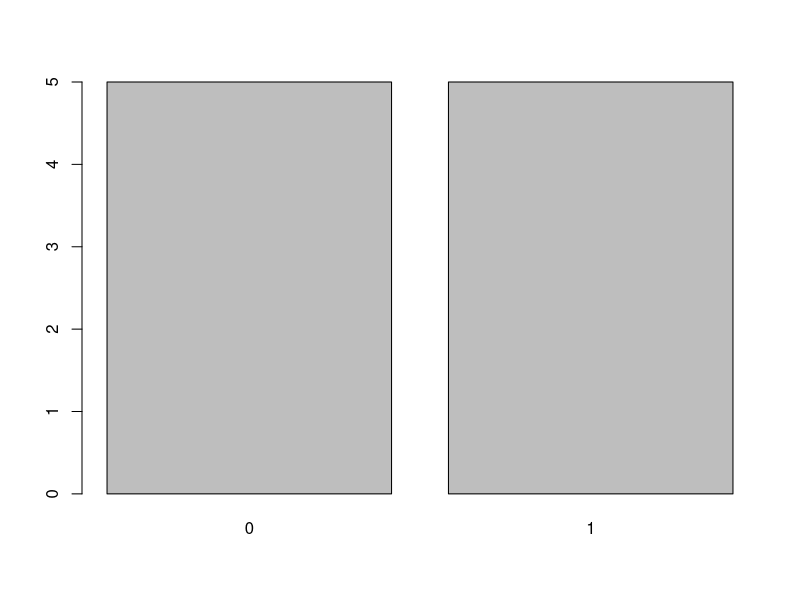
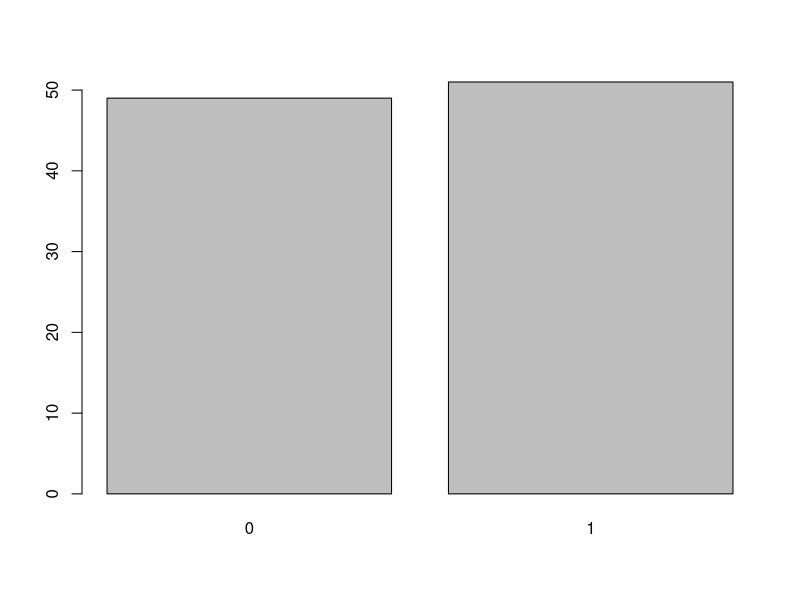
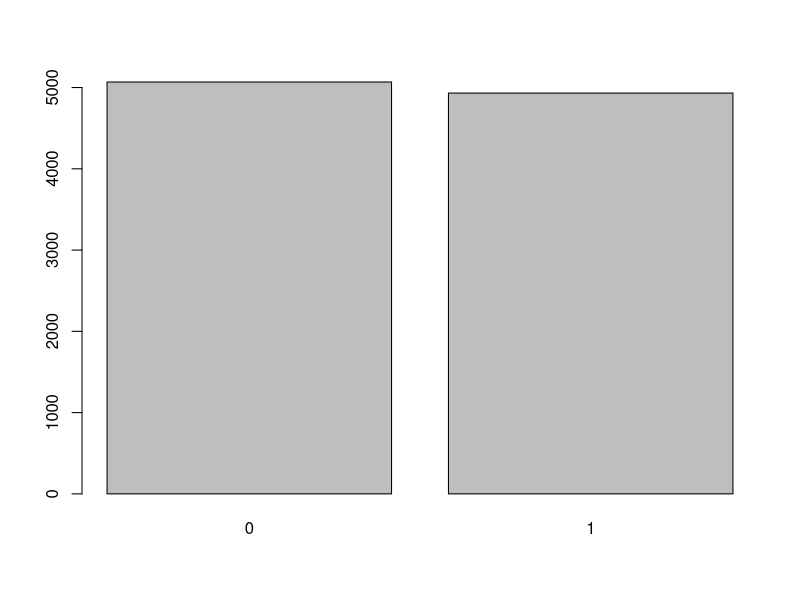

Write R code to recreate these figures, in order.
## ---- chunk 1
knitr::opts_chunk$set(echo = TRUE)
## ---- chunk 2
# number of random experiments
n <- 10
# sample space for tossing a coin, 0--Tail, 1--Head
x <- c(0,1)
# generate n outcomes of the experiments
coinToss <- sample(x, size=n, replace=TRUE)
# display the results
coinToss
## ---- chunk 3
barplot(table(coinToss))
## ---- chunk 4
phat <- mean(coinToss)
phat
## ---- chunk 5
# number of random experiments
n <- 100 
# sample space for tossing a coin, 0--Tail, 1--Head
x <- c(0,1) 
# generate n outcomes of the experiments
coinToss <- sample(x, size=n, replace=TRUE)
# display the results
barplot(table(coinToss))
phat <- mean(coinToss)
phat
## ---- chunk 6
# number of random experiments
n <- 10000
# sample space for tossing a coin, 0--Tail, 1--Head
x <- c(0,1) 
# generate n outcomes of the experiments
coinToss <- sample(x, size=n, replace=TRUE)
# display the results
barplot(table(coinToss))
phat <- mean(coinToss)
phat
